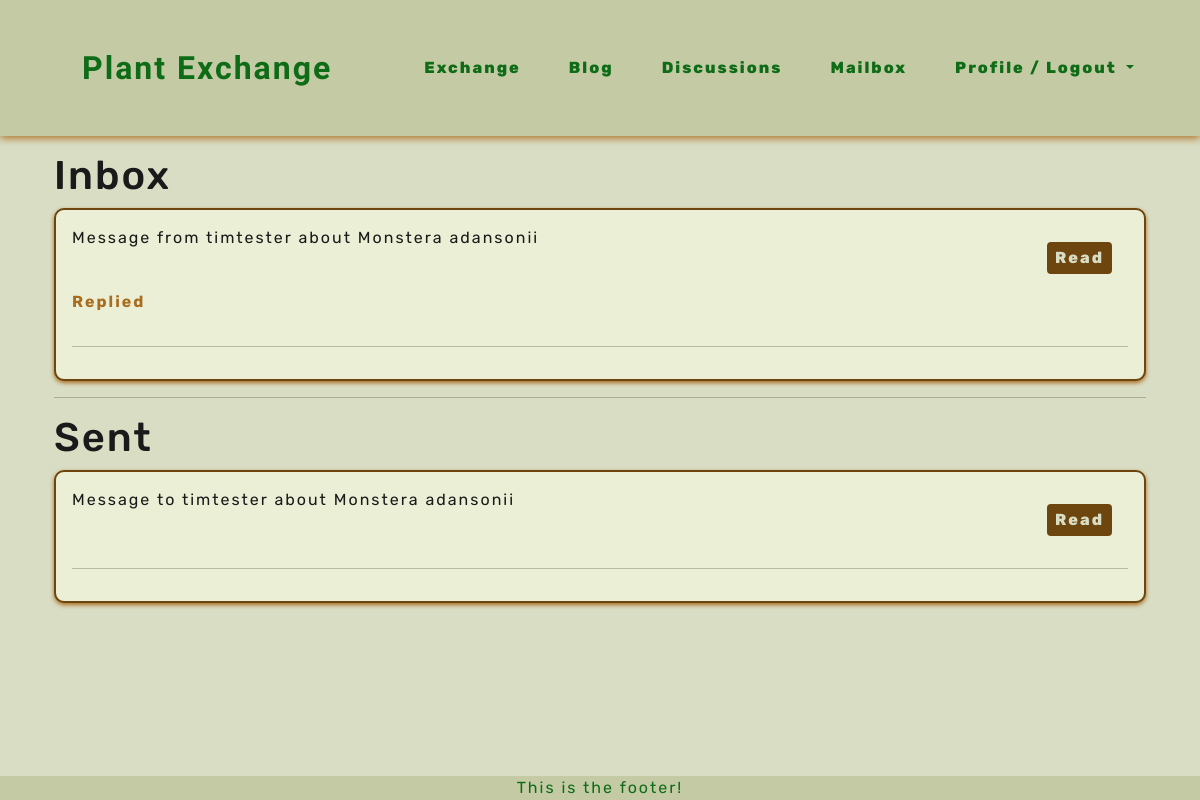
The page /profiles/mailbox/ (signed in) on the database as committed earlier.
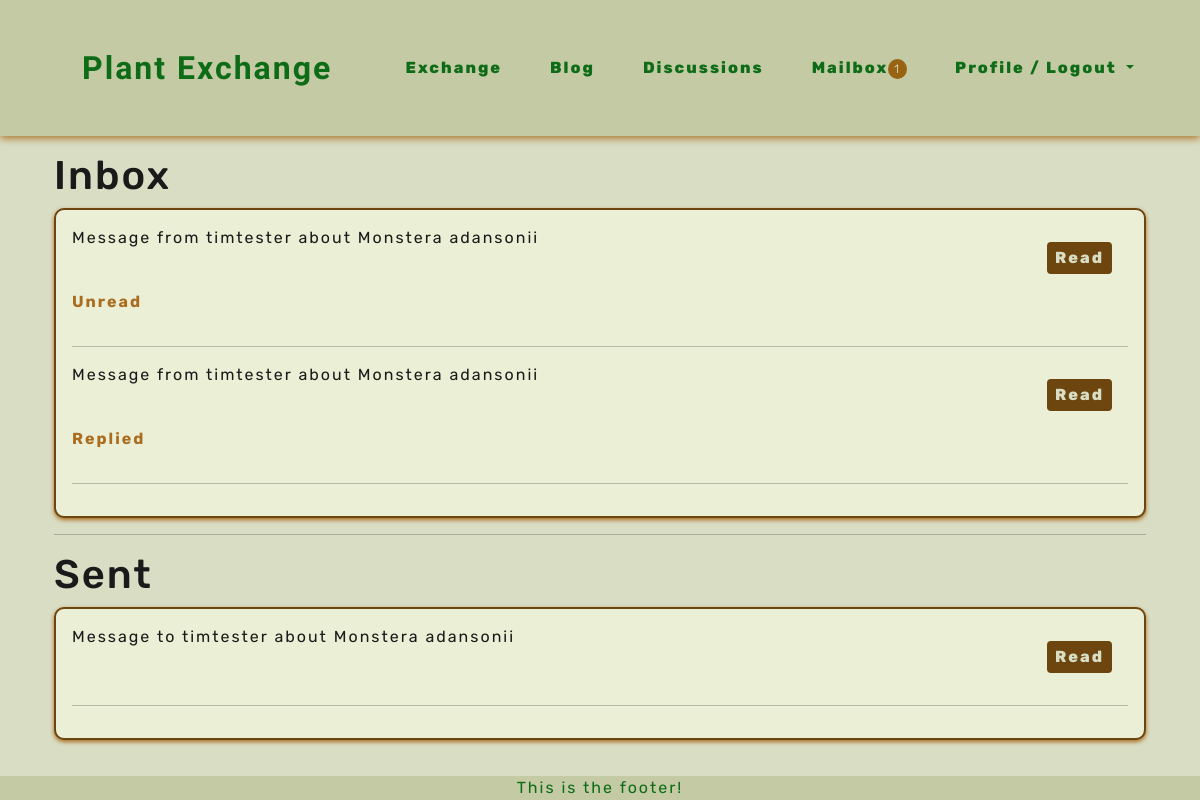
The same page on the database as committed later.
### profiles/models.py (models this page shows)
class Message(models.Model):
    ad = models.ForeignKey(Plant, on_delete=models.CASCADE, related_name='ad')
    sender = models.ForeignKey(User, on_delete=models.SET_DEFAULT, default='none', related_name='sender')
    receiver = models.ForeignKey(User, on_delete=models.SET_DEFAULT, default='none', related_name='receiver')
    content = models.TextField()
    created_on = models.DateTimeField(auto_now_add=True)
    read = models.BooleanField(default=False)
    replied = models.BooleanField(default=False)
    trashed = models.BooleanField(default=False)
    class Meta:
        ordering = ['read', '-created_on']
    def __str__(self):
        return f'Message from {self.sender} about {self.ad}'

### plants/models.py (models this page shows)
class Plant(models.Model):
    title = models.CharField(max_length=40)
    owner = models.ForeignKey(User, on_delete=models.CASCADE, related_name='owner')
    category = models.ForeignKey(Category, on_delete=models.SET_DEFAULT, default='none')
    description = models.TextField()
    image = CloudinaryField('image', null=True, blank=True, default='placeholder')
    will_trade_for = models.CharField(max_length=140, null=True, blank=True)
    added_on = models.DateField(auto_now_add=True)
    updated_on = models.DateField(auto_now=True)
    status = models.IntegerField(choices=STATUS, default=0)
    class Meta:
        ordering = ['-added_on',]
        get_latest_by = ['added_on']
    def __str__(self):
        return self.title

### profiles/views.py (the view)
# urls.py: path('mailbox/', views.MailboxList.as_view(), name='mailbox'),
class MailboxList(generic.ListView):
    model = Message
    context_object_name = 'messages'
    template_name = 'profiles/mailbox.html'
    paginate_by = 20
    def get_queryset(self):
        return Message.objects.filter(Q(sender=self.request.user) | Q(receiver=self.request.user))

### profiles/contexts.py (called while the page is built)
def inbox_messages(request):
    messages = Message.objects.filter(receiver=request.user.id).filter(read=False).count()
    context = {
        'inbox_messages': messages,
    }
    return context

### profiles/templates/profiles/mailbox.html (shortened to what this page needs)
{% extends 'base.html' %}
{% block content %}
<section class="container-fluid">
    <div class="col-12">
            <h1>Inbox</h1>
            <div class="plant-card mailbxs">
            {% for message in messages %}
                {% if message.receiver == request.user %}
                <div class="row">
                    <div class="col d-flex justify-content-between">
                        <div class="msg-subject">
                            <p>{{ message }}</p>
                        </div>
                        <div>
                            <a class="plnt-btn" href="{% url 'profiles:message' msg_id=message.id %}">Read</a>
                        </div>
                    </div>
                    {% if not message.read %}
                    <div class="msg-status">
                        <p>Unread</p>
                    </div>
                    {% endif %}
                    {% if message.replied %}
                    <div class="msg-status">
                        <p>Replied</p>
                    </div>
                    {% endif %}
                </div>
                <hr>
                {% endif %}
            {% empty %}
            <p>No messages!</p>
            {% endfor %}
            </div>
<hr>
            <h1>Sent</h1>
            <div class="plant-card mailbxs">
            {% for message in messages %}
                {% if message.sender == request.user %}
                <div class="col d-flex justify-content-between">
                    <div class="msg-subject">
                        <p>Message to {{ message.receiver }} about {{ message.ad }}</p>
                    </div>
                    <div>
                        <a class="plnt-btn" href="{% url 'profiles:message' msg_id=message.id %}">Read</a>
                    </div>
                </div>
                <hr>
                {% endif %}
            {% empty %}
            <p>No messages!</p>
            {% endfor %}
            </div>
    </div>
</section>
{% endblock content %}

Rows that differ between the two databases and show on the page:
added Message: sender+ad "Message from timtester about Monstera adansonii", read "Unread", shown under "Inbox"
Other text that changed with them:
{{ inbox_messages }}: (not shown) → "1"
